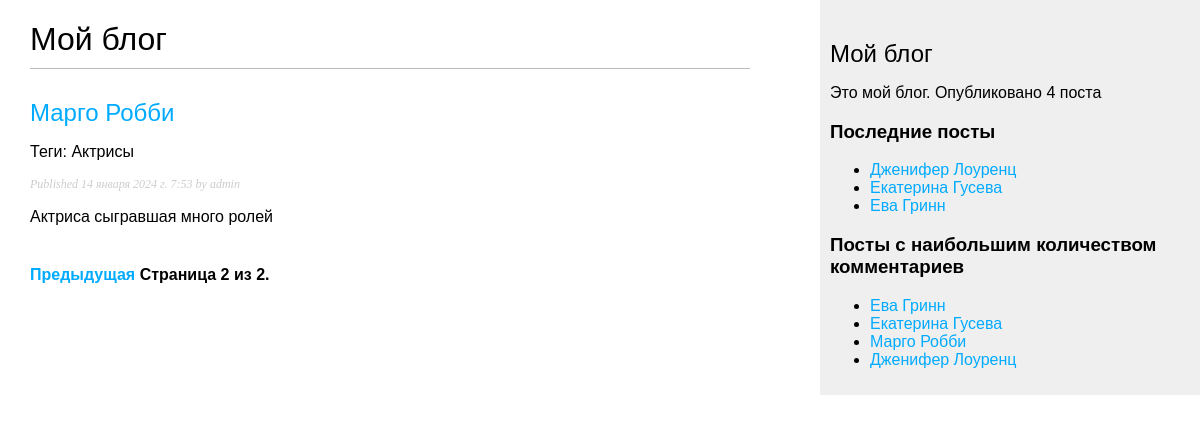
/blog/?page=2, run on an earlier commit of the app's database.
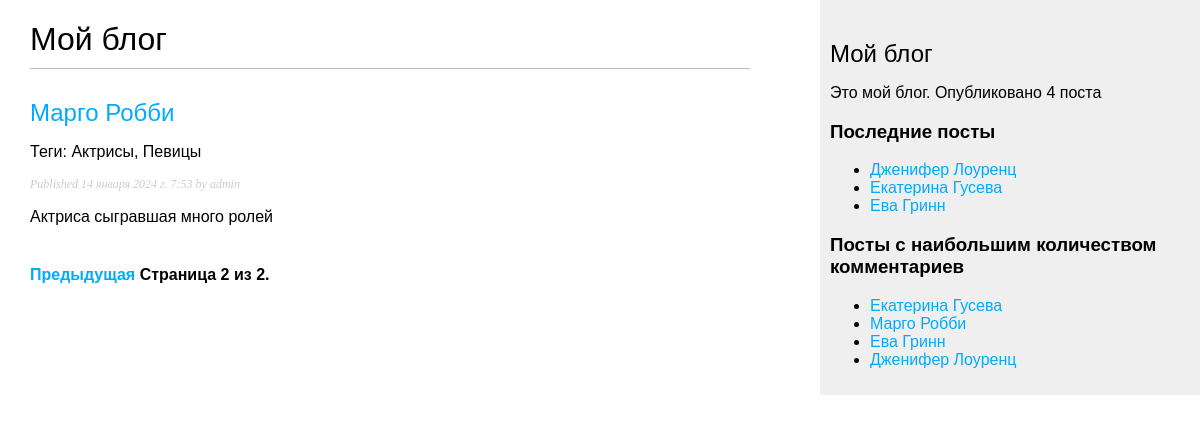
And on a later commit of the database.
### blog/models.py (models this page shows, shortened)
class Post(models.Model):
    class Status(models.TextChoices):  # вложенный перечисляемый класс для создания поля status
        DRAFT = 'DF', 'Draft'
        PUBLISHED = 'PB', 'Published'
    title = models.CharField(max_length=250)  # заголовок
    slug = models.SlugField(max_length=250, unique_for_date='publish')  # слаг уникальный для даты публикации
    author = models.ForeignKey(User, on_delete=models.CASCADE,
                               related_name='blog_posts')  # созданние связи с встроенной таблицей User один ко многим
    body = models.TextField()  # тело поста
    publish = models.DateTimeField(default=timezone.now)  # время публикации
    created = models.DateTimeField(auto_now_add=True)  # время создания
    updated = models.DateTimeField(auto_now=True)  # время изменения
    status = models.CharField(max_length=2, choices=Status.choices, default=Status.DRAFT)  # поле статус\
    objects = models.Manager()  # менеджер применямый по умолчанию
    published = PublishedManager()  # конкретно-прикладной менеджер
    tags = TaggableManager()
    class Meta:
        verbose_name = "Женщина"  # замена в админ-панели категории блога
        verbose_name_plural = "Женщины"  # множественное число категории
        ordering = ['-publish']
        indexes = [
            models.Index(fields=['-publish']),
        ]
    def get_absolute_url(self): #канонический url изменяем в соответсвии с представлением
        return reverse('blog:post_detail',
                       args=[self.publish.year,
                             self.publish.month,
                             self.publish.day,
                             self.slug])

### blog/views.py (the view)
# urls.py: path('', views.post_list, name='post_list'), #путь если метод
def post_list(request, tag_slug=None):  # представление извлечь все посты со статусом PUBLISHED
    post_list = Post.published.all()
    tag = None
    if tag_slug:
        tag = get_object_or_404(Tag, slug=tag_slug)
        post_list = post_list.filter(tags__in=[tag])
    paginator = Paginator(post_list, 3)  # создаем экземпляр класса с числом объектов возвращаемых на страницу
    page_number = request.GET.get('page', 1)  # извлекаем номер страницы и сохраняем в page_number
    try:
        posts = paginator.page(page_number)  # получаем объекты для желаемой страницы и сохраняем в posts
    except PageNotAnInteger:
        posts = paginator.page(1)
    except EmptyPage:
        posts = paginator.page(paginator.num_pages)
    return render(request, 'blog/post/list.html', {'posts': posts, 'tag': tag})  # адрес расположения данного тимплейта

### blog/models.py (called while the page is built)
    def get_queryset(self):
        return super().get_queryset() \
            .filter(status=Post.Status.PUBLISHED)  # получаем посты со статусом published

### blog/templatetags/blog_tags.py (called while the page is built)
@register.filter(name='markdown')
def mark_down_format(text):
    return mark_safe(markdown.markdown(text))

@register.simple_tag
def get_most_commented_posts(count=5):
    return Post.published.annotate(total_comments=Count('comments')).order_by('-total_comments')[:count]

@register.simple_tag
def total_posts():
    return Post.published.count()

@register.inclusion_tag('blog/post/latest_posts.html')  # регистрируем шаблонный тег
def show_latest_posts(count=5):
    latest_posts = Post.published.order_by('-publish')[:count]
    return {'latest_posts': latest_posts}

### blog/templates/blog/post/list.html (shortened to what this page needs)
{% extends "blog/base.html" %}
{% load blog_tags %}
{% block content %}
   <h1>Мой блог</h1>
   {% for post in posts %}
       <h2>
           <a href="{{ post.get_absolute_url }}">
               {{ post.title }}
           </a>
       </h2>
       <p class="tags">Теги: {{ post.tags.all|join:", " }}</p>
       <p class="date">
           Published {{ post.publish }} by {{ post.author }}
       </p>
       {{ post.body|markdown|truncatewords_html:30 }}
   {% endfor %}
   {% include "pagination.html" with page=posts %}
{% endblock %}

### blog/templates/blog/base.html (shortened to what this page needs)
{% load blog_tags %}
{% load static %}
<!DOCTYPE html>
<html>
<head>
    <link href="{% static "css/blog.css" %}" rel="stylesheet">
</head>
<body>
   <div id="content">
       {% block content %}
       {% endblock %}
   </div>
   <div id="sidebar">
       <h2>Мой блог</h2>
       <p>Это мой блог.
       Опубликовано {% total_posts %} поста
       </p>
       <h3>Последние посты</h3>
       {% show_latest_posts 3 %}
       <h3>Посты с наибольшим количеством комментариев</h3>
       {% get_most_commented_posts as most_commented_posts %}
       <ul>
           {% for post in most_commented_posts %}
           <li>
               <a href="{{ post.get_absolute_url }}">{{ post.title }}</a>
           </li>
           {% endfor %}
       </ul>
   </div>
</body>
</html>

### blog/templates/pagination.html (shortened to what this page needs)
<div class="pagination">
    <span class="step-links">
        {% if page.has_previous %}
        <a href="?page={{ page.previous_page_number }}">Предыдущая</a>
        {% endif %}
        <span class="current">
            Страница {{ page.number }} из {{ page.paginator.num_pages }}.
        </span>
    </span>
</div>

### blog/templates/blog/post/latest_posts.html
<ul>
    {% for post in latest_posts %}
    <li>
        <a href="{{ post.get_absolute_irl }}">{{ post.title }}</a>
    </li>
    {% endfor %}
</ul>

### blog/static/css/blog.css (style rules this page uses)
body { margin:0; padding:0; font-family:helvetica, sans-serif; }
a { color:#00abff; text-decoration:none; }
h1 { font-weight:normal; border-bottom:1px solid #bbb; padding:0 0 10px 0; }
h2 { font-weight:normal; margin:30px 0 0; }
#content { float:left; width:60%; padding:0 0 0 30px; }
#sidebar { float:right; width:30%; padding:10px; background:#efefef; height:100%; }
p.date { color:#ccc; font-family: georgia, serif; font-size: 12px; font-style: italic; }
.pagination { margin:40px 0; font-weight:bold; }

What changed in the data, as far as the page shows it:
changed Post "Марго Робби": tags.all "Актрисы" → "Актрисы, Певицы"
changed Post "Ева Гринн": moves down the list
